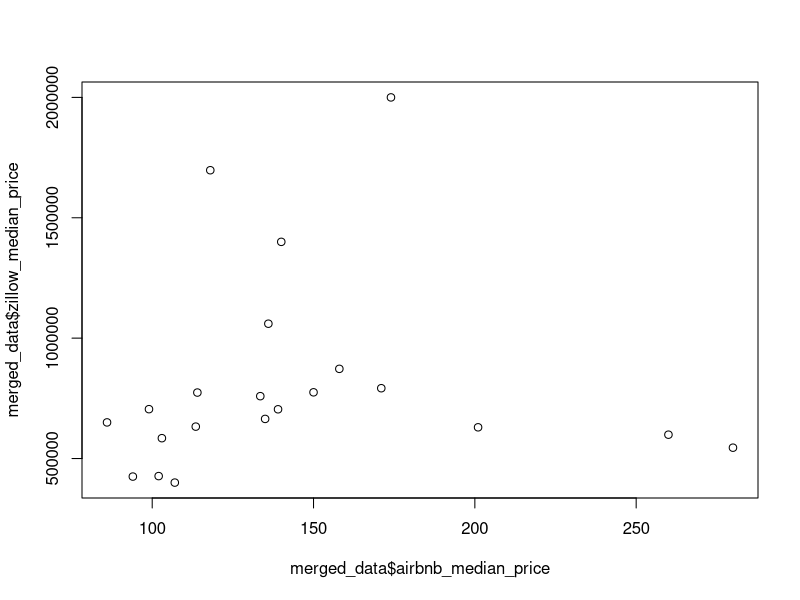
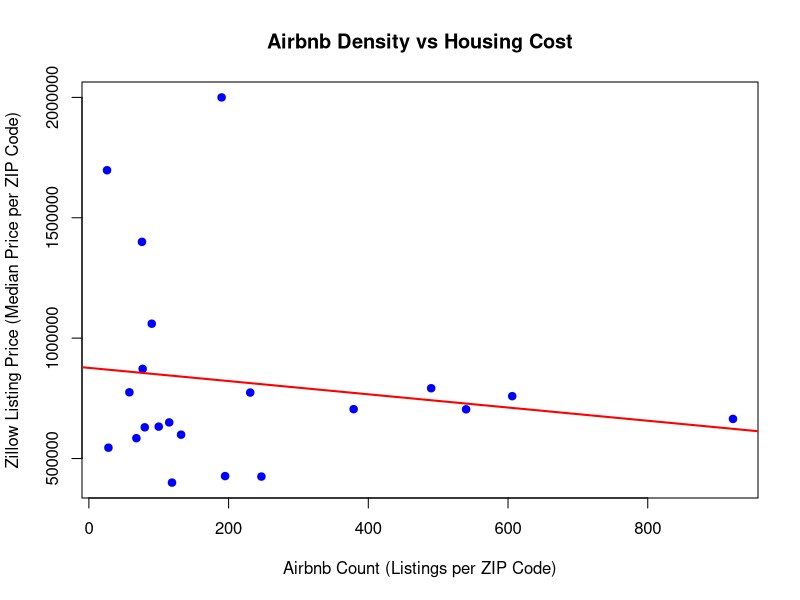

These figures' R source, in order:
merged_data <- read.csv("merged.csv")

View(merged_data)

zillow_data <- read.csv("zillow.csv")

View(zillow_data)

plot(merged_data$airbnb_median_price, merged_data$zillow_median_price)

plot(
  merged_data$airbnb_count,
  merged_data$zillow_median_price,
  main = "Airbnb Density vs Housing Cost",
  xlab = "Airbnb Count (Listings per ZIP Code)",
  ylab = "Zillow Listing Price (Median Price per ZIP Code)",
  pch = 19,
  col = "blue"
)

model <- lm(zillow_median_price ~ airbnb_count, data = merged_data)
abline(model, col = "red", lwd = 2)